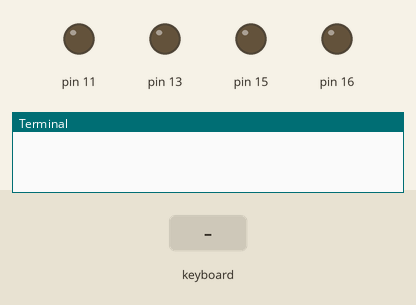
Recording of a program running on a simulated Raspberry Pi (header pin numbers). On the bench: output pins drawn as LEDs (lit = HIGH), the last lines printed to the terminal. The inputs (shaded band) are chosen by the test bench. The desktop window is not drawn, its controls go by their first labels and the mouse button is held 0.15 s.

Above: at 1.2 s.
1.3 s: key "w" typed on the keyboard
At 1.9 s:
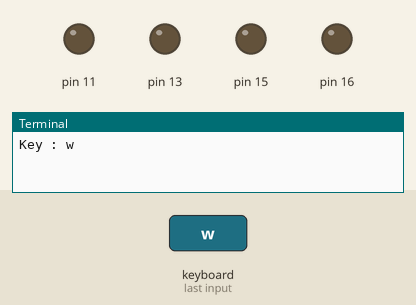
2.8 s: key "s" typed on the keyboard
At 4.0 s:
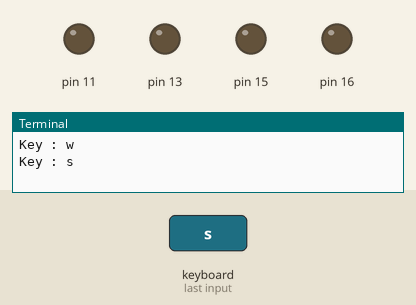
4.3 s: key "a" typed on the keyboard
At 5.3 s:
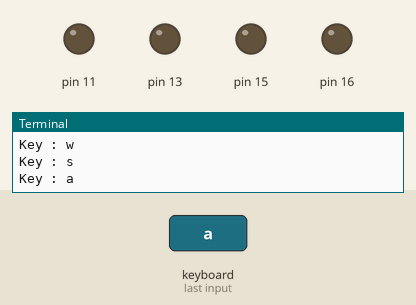
5.8 s: key "d" typed on the keyboard
At 6.5 s:
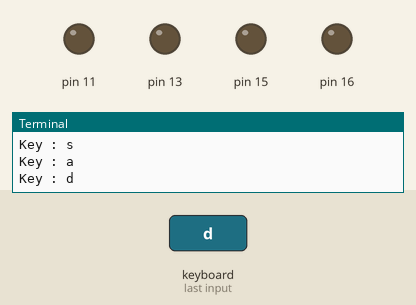
7.3 s: key "e" typed on the keyboard
At 7.7 s:
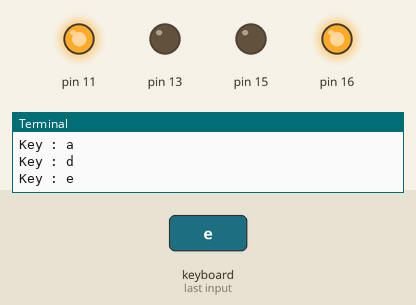
8.8 s: key "q" typed on the keyboard
At 10.0 s:
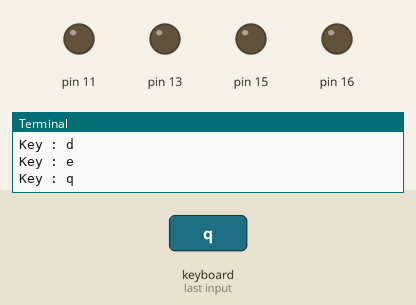
Timing chart, 0 to 11.3 s (numbered marks = the images above; inputs shaded):
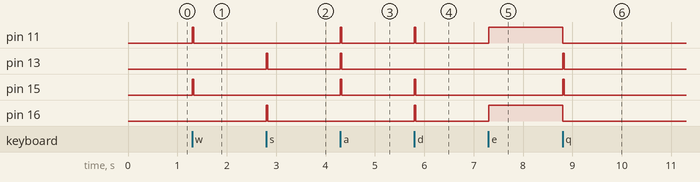

The program:

robot3.py
```python
import RPi.GPIO as gpio
import time
import sys
import Tkinter as tk

def init():
    gpio.setmode(gpio.BOARD)
    gpio.setup(11, gpio.OUT)
    gpio.setup(13, gpio.OUT)
    gpio.setup(15, gpio.OUT)
    gpio.setup(16, gpio.OUT)

def forward(tf):
    #init()
    gpio.output(11, True)
    gpio.output(13, False)
    gpio.output(15, True)
    gpio.output(16, False)
    time.sleep(tf)
    gpio.cleanup()

def reverse(tf):
    #init()
    gpio.output(11, False)
    gpio.output(13, True)
    gpio.output(15, False)
    gpio.output(16, True)
    time.sleep(tf)
    gpio.cleanup()

def turn_left(tf):
    #init()
    gpio.output(11, True)
    gpio.output(13, True)
    gpio.output(15, True)
    gpio.output(16, False)
    time.sleep(tf)
    gpio.cleanup()

def turn_right(tf):
    #init()
    gpio.output(11, True)
    gpio.output(13, False)
    gpio.output(15, True)
    gpio.output(16, True)
    time.sleep(tf)
    gpio.cleanup()

def pivot_left(tf):
    #init()
    gpio.output(11, False)
    gpio.output(13, True)
    gpio.output(15, True)
    gpio.output(16, False)
    time.sleep(tf)
    gpio.cleanup()

def pivot_right(tf):
    #init()
    gpio.output(11, True)
    gpio.output(13, False)
    gpio.output(15, False)
    gpio.output(16, True)
    time.sleep(tf)

def key_input(event):
    init()
    print 'Key :', event.char
    key_press = event.char
    sleep_time = 0.030

    if key_press.lower() == 'w':
        forward(sleep_time)
    elif key_press.lower() == 's':
        reverse(sleep_time)
    elif key_press.lower() == 'a':
        turn_left(sleep_time)
    elif key_press.lower() == 'd':
        turn_right(sleep_time)
    elif key_press.lower() == 'q':
        pivot_left(sleep_time)
    elif key_press.lower() == 'e':
        pivot_right(sleep_time)
    else:
        pass

command = tk.Tk()
command.bind('<KeyPress>', key_input)
command.mainloop()
```

Measured:
- after the input at 1.3 s, pin 11, pin 15: LOW → HIGH at once, → LOW 0.03 s later
- after the input at 2.8 s, pin 13, pin 16: LOW → HIGH at once, → LOW 0.03 s later
- after the input at 4.3 s, pin 11, pin 13, pin 15: LOW → HIGH at once, → LOW 0.03 s later
- after the input at 5.8 s, pin 11, pin 15, pin 16: LOW → HIGH at once, → LOW 0.03 s later
- after the input at 7.3 s, pin 11, pin 16: LOW → HIGH at once
- after the input at 8.8 s, pin 11, pin 16: HIGH → LOW at once; pin 13, pin 15: LOW → HIGH at once, → LOW 0.03 s later
